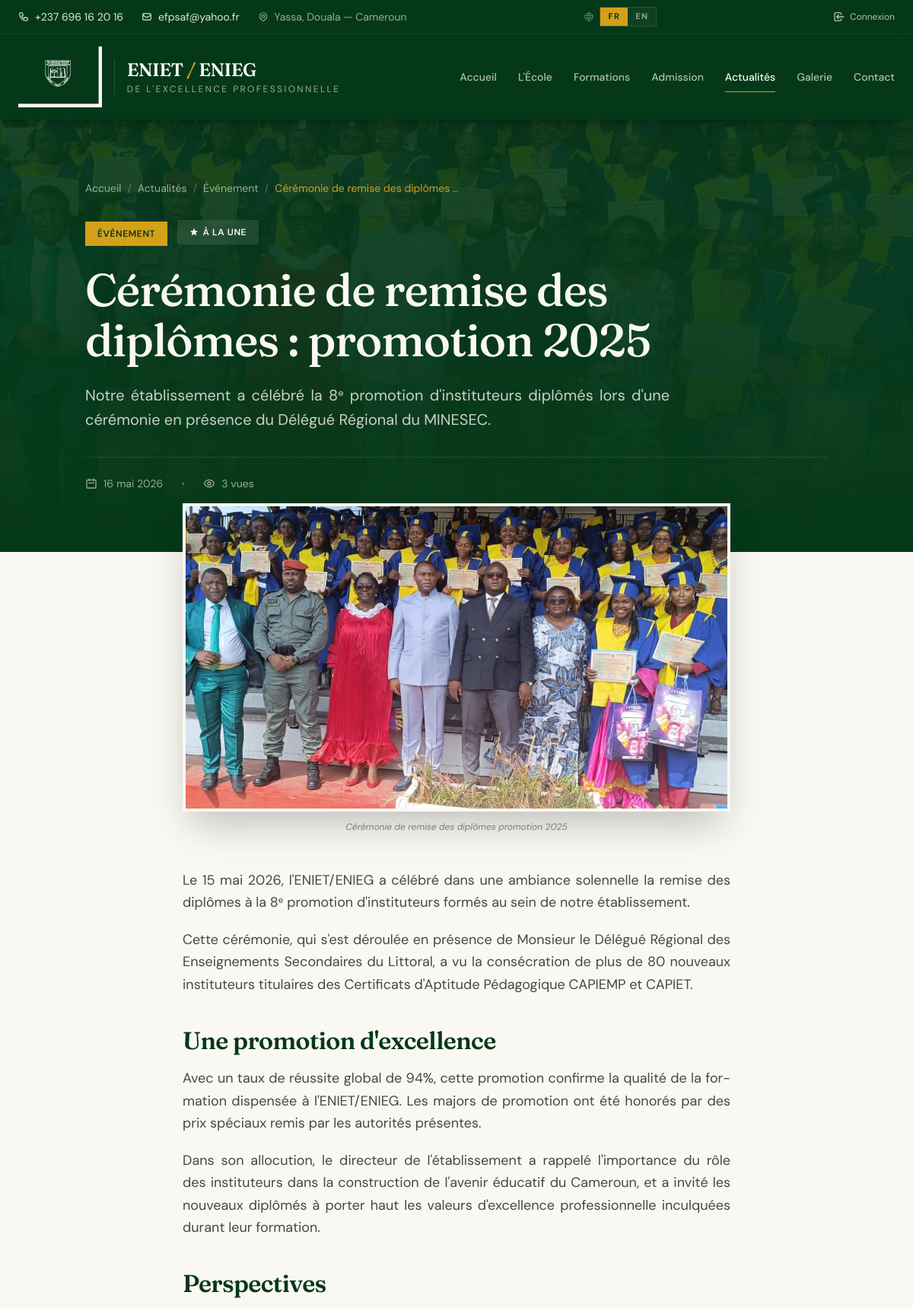
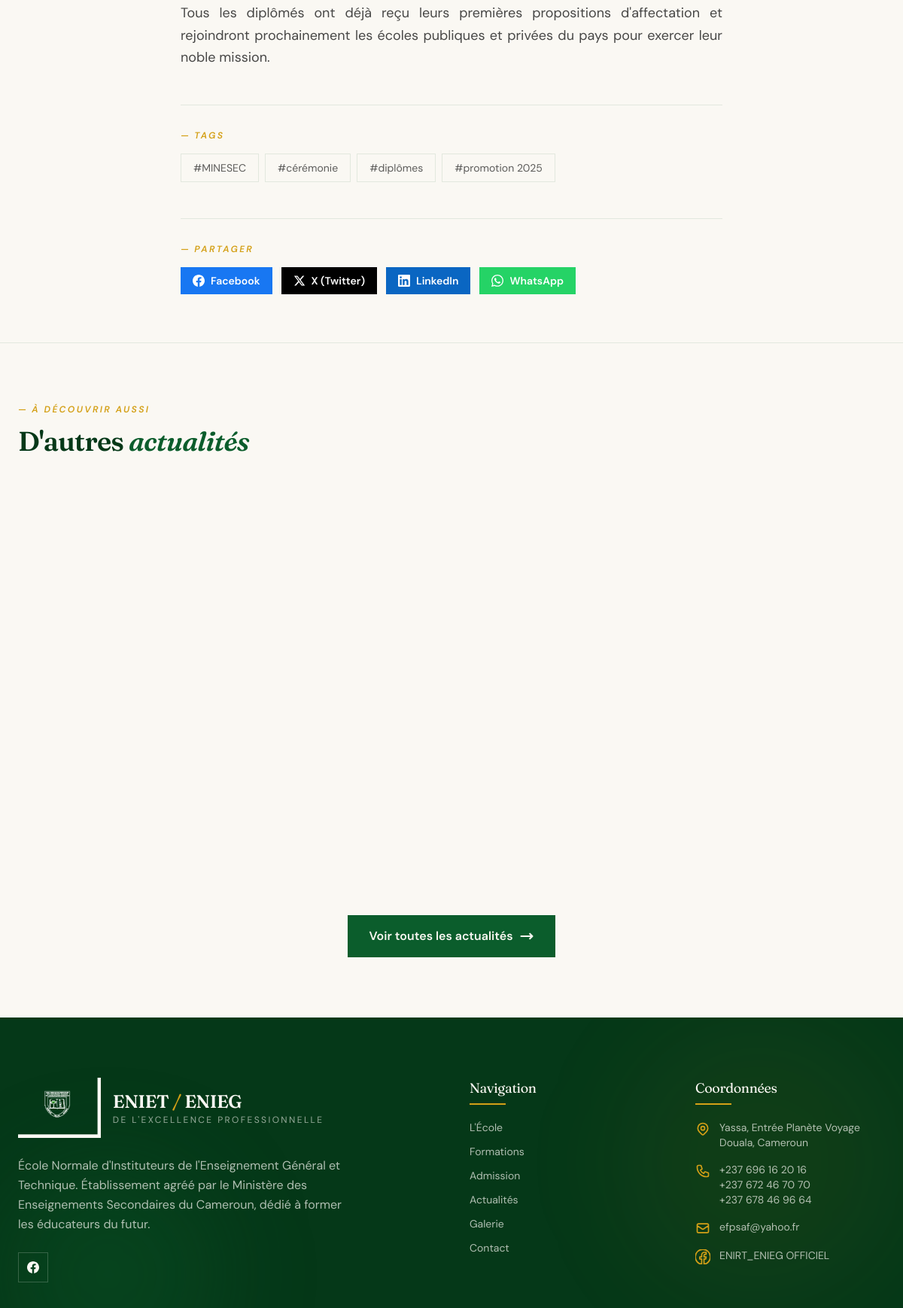
The app's page /fr/actualites/2026/5/ceremonie-remise-diplomes-promotion-2025/ (upper part) with its own data (2 pictures, top to bottom).
### apps/blog/models.py (models this page shows, shortened)
class Article(TimeStampedModel):
    class Statut(models.TextChoices):
        BROUILLON = 'brouillon', _('Brouillon')
        PUBLIE = 'publie', _('Publié')
        ARCHIVE = 'archive', _('Archivé')
    objects = ArticleQuerySet.as_manager()
    titre = models.CharField(
        _('Titre'),
        max_length=200,
    )
    slug = models.SlugField(
        _('Slug URL'),
        max_length=200,
        unique_for_date='date_publication',  # ← unique POUR UNE date donnée
        help_text=_('Auto-généré depuis le titre. Modifier avec prudence (URLs publiques)'),
    )
    resume = models.CharField(
        _('Résumé'),
        max_length=300,
        help_text=_('Phrase d\'accroche affichée sur la liste et les partages sociaux'),
    )
    contenu = models.TextField(
        _('Contenu'),
        help_text=_('Texte complet de l\'article. HTML autorisé.'),
    )
    image_une = models.ImageField(
        _('Image à la une'),
        upload_to='blog/articles/%Y/%m/',
        help_text=_('Image principale de l\'article. Format paysage recommandé.'),
    )
    image_une_alt = models.CharField(
        _('Texte alternatif image'),
        max_length=200,
        help_text=_('Description courte de l\'image (accessibilité, SEO)'),
    )
    categorie = models.ForeignKey(
        Categorie,
        on_delete=models.PROTECT,  # ← Empêche la suppression d'une catégorie utilisée
        related_name='articles',
        verbose_name=_('Catégorie'),
    )
    tags = models.ManyToManyField(
        Tag,
        blank=True,
        related_name='articles',
        verbose_name=_('Tags'),
        help_text=_('Mots-clés pour affiner la recherche'),
    )
    auteur = models.ForeignKey(
        'auth.User',  # ← Référence au modèle User par chaîne (évite import circulaire)
        on_delete=models.SET_NULL,  # ← Si l'auteur est supprimé, l'article reste
        null=True,
        blank=True,
        related_name='articles',
        verbose_name=_('Auteur'),
    )
    statut = models.CharField(
        _('Statut'),
        max_length=20,
        choices=Statut.choices,
        default=Statut.BROUILLON,
        help_text=_('Brouillon = invisible sur le site. Publié = visible.'),
    )
    date_publication = models.DateTimeField(
        _('Date de publication'),
        default=timezone.now,
        help_text=_('Date à partir de laquelle l\'article est visible. Permet de programmer une publication future.'),
    )
    est_a_la_une = models.BooleanField(
        _('À la une'),
        default=False,
        help_text=_('Mettre en avant cet article (homepage)'),
    )
    nombre_vues = models.PositiveIntegerField(
        _('Nombre de vues'),
        default=0,
        editable=False,  # ← Pas modifiable dans l'admin (auto-géré)
    )
    class Meta:
        verbose_name = _('Article')
        verbose_name_plural = _('Articles')
        ordering = ['-date_publication']
        indexes = [
            models.Index(fields=['-date_publication']),
            models.Index(fields=['statut', '-date_publication']),
        ]
    def get_absolute_url(self):
        return reverse('blog:detail', kwargs={
            'year': self.date_publication.year,
            'month': self.date_publication.month,
            'slug': self.slug,
        })
    def incrementer_vues(self):
        from django.db.models import F
        Article.objects.filter(pk=self.pk).update(
            nombre_vues=F('nombre_vues') + 1
        )
        self.refresh_from_db(fields=['nombre_vues'])

class Categorie(TimeStampedModel):
    nom = models.CharField(
        _('Nom'),
        max_length=100,
        unique=True,
        help_text=_('Ex: Événement, Communiqué, Vie scolaire'),
    )
    slug = models.SlugField(
        _('Slug URL'),
        max_length=100,
        unique=True,
        help_text=_('Auto-généré depuis le nom si laissé vide'),
    )
    description = models.CharField(
        _('Description courte'),
        max_length=200,
        blank=True,
        help_text=_('Affichée sur la page de catégorie'),
    )
    couleur = models.CharField(
        _('Couleur'),
        max_length=20,
        choices=[
            ('primary', _('Vert (par défaut)')),
            ('accent', _('Or')),
            ('blue', _('Bleu')),
            ('red', _('Rouge')),
            ('purple', _('Violet')),
        ],
        default='primary',
        help_text=_('Couleur d\'affichage des badges de cette catégorie'),
    )
    ordre = models.PositiveSmallIntegerField(
        _('Ordre d\'affichage'),
        default=0,
    )
    class Meta:
        verbose_name = _('Catégorie')
        verbose_name_plural = _('Catégories')
        ordering = ['ordre', 'nom']
    def get_absolute_url(self):
        return reverse('blog:category', kwargs={'slug': self.slug})

class Tag(TimeStampedModel):
    nom = models.CharField(
        _('Nom'),
        max_length=50,
        unique=True,
    )
    slug = models.SlugField(
        _('Slug URL'),
        max_length=50,
        unique=True,
        blank=True,
    )
    class Meta:
        verbose_name = _('Tag')
        verbose_name_plural = _('Tags')
        ordering = ['nom']
    def get_absolute_url(self):
        return reverse('blog:tag', kwargs={'slug': self.slug})

### apps/blog/views.py (the view)
# urls.py: path('<int:year>/<int:month>/<slug:slug>/', views.article_detail,name='detail',),
def article_detail(request, year, month, slug):
    article = get_object_or_404(
        Article.objects.publies().select_related('categorie', 'auteur').prefetch_related('tags'),
        date_publication__year=year,
        date_publication__month=month,
        slug=slug,
    )
    article.incrementer_vues()
    articles_similaires = Article.objects.publies().filter(
        categorie=article.categorie,
    ).exclude(pk=article.pk).order_by('-date_publication')[:3]
    if articles_similaires.count() < 3:
        deja_selectionnes = list(articles_similaires.values_list('pk', flat=True))
        deja_selectionnes.append(article.pk)
        complement = Article.objects.publies().exclude(
            pk__in=deja_selectionnes
        ).order_by('-date_publication')[:3 - articles_similaires.count()]
        articles_similaires = list(articles_similaires) + list(complement)
    return render(request, 'blog/detail.html', {
        'article': article,
        'articles_similaires': articles_similaires,
    })

### apps/blog/models.py (called while the page is built)
    def publies(self):
        return self.filter(
            statut=Article.Statut.PUBLIE,
            date_publication__lte=timezone.now(),
        )

### apps/core/context_processors.py (called while the page is built, shortened)
def tinymce_key(request):
    return {
        'TINYMCE_API_KEY': getattr(settings, 'TINYMCE_API_KEY', '')
    }

def security_config(request):
    return {
        'SESSION_MAX_AGE': settings.SESSION_COOKIE_AGE,
    }

def site_settings(request):
    return {
        'site_settings': SiteSettings.load(),
    }

def dashboard_badges(request):
    if not request.user.is_authenticated:
        return {}

### apps/pages/models.py (called while the page is built)
    @classmethod
    def load(cls):
        obj, created = cls.objects.get_or_create(pk=1)
        return obj

### templates/blog/detail.html (shortened to what this page needs)
{% extends "base_public.html" %}
{% load i18n %}
{% block content %}
<section class="relative bg-primary-darker text-cream overflow-hidden">
    {% if article.image_une %}
        <div class="absolute inset-0">
            <img src="{{ article.image_une.url }}"
                 alt="{{ article.image_une_alt }}"
                 class="w-full h-full object-cover opacity-30">
            <div class="absolute inset-0 bg-gradient-to-t from-primary-darker via-primary-darker/80 to-primary-darker/60"></div>
        </div>
    {% endif %}
    <div class="relative max-w-5xl mx-auto px-6 py-20">
        <nav class="flex items-center gap-2 text-sm text-cream/60 mb-8 flex-wrap">
            <a href="{% url 'core:home' %}" class="hover:text-accent transition-colors">{% trans "Accueil" %}</a>
            <span class="text-cream/30">/</span>
            <a href="{% url 'blog:list' %}" class="hover:text-accent transition-colors">{% trans "Actualités" %}</a>
            <span class="text-cream/30">/</span>
            <a href="{{ article.categorie.get_absolute_url }}" class="hover:text-accent transition-colors">
                {{ article.categorie.nom }}
            </a>
            <span class="text-cream/30">/</span>
            <span class="text-accent">{{ article.titre|truncatewords:5 }}</span>
        </nav>
        <div class="mb-6">
            <a href="{{ article.categorie.get_absolute_url }}"
               class="inline-flex items-center gap-2
                {% if article.categorie.couleur == 'accent' %}bg-accent text-primary-darker
                {% elif article.categorie.couleur == 'blue' %}bg-blue-600 text-white
                {% elif article.categorie.couleur == 'red' %}bg-red-600 text-white
                {% elif article.categorie.couleur == 'purple' %}bg-purple-600 text-white
                {% else %}bg-primary text-cream
                {% endif %}
                text-xs font-semibold uppercase tracking-wider px-4 py-2">
                {{ article.categorie.nom }}
            </a>
            {% if article.est_a_la_une %}
                <span class="ml-2 inline-flex items-center gap-1.5 bg-cream/10 backdrop-blur text-cream text-xs font-semibold uppercase tracking-wider px-4 py-2">
                    {% trans "À la une" %}
                </span>
            {% endif %}
        </div>
        <h1 class="font-serif text-4xl md:text-6xl font-medium leading-[1.1] mb-6 max-w-4xl">
            {{ article.titre }}
        </h1>
        <p class="text-cream/80 text-xl leading-relaxed mb-8 max-w-3xl">
            {{ article.resume }}
        </p>
        <div class="flex flex-wrap items-center gap-6 text-sm text-cream/60 pt-6 border-t border-cream/10">
            <time datetime="{{ article.date_publication|date:'c' }}" class="flex items-center gap-2">
                <svg class="w-4 h-4" fill="none" stroke="currentColor" viewBox="0 0 24 24">
                    <path stroke-linecap="round" stroke-linejoin="round" stroke-width="2" d="M8 7V3m8 4V3m-9 8h10M5 21h14a2 2 0 002-2V7a2 2 0 00-2-2H5a2 2 0 00-2 2v12a2 2 0 002 2z"/>
                </svg>
                {{ article.date_publication|date:"d F Y" }}
            </time>
            <span class="text-cream/30">•</span>
            <span class="flex items-center gap-2">
                {{ article.nombre_vues }} {% trans "vue" %}{{ article.nombre_vues|pluralize }}
            </span>
        </div>
    </div>
</section>
<article class="py-16">
    <div class="max-w-3xl mx-auto px-6">
        {% if article.image_une %}
            <figure class="mb-12 -mt-32 relative z-10">
                <div class="aspect-[16/9] overflow-hidden border-4 border-cream shadow-2xl">
                    <img src="{{ article.image_une.url }}"
                         alt="{{ article.image_une_alt }}"
                         class="w-full h-full object-cover">
                </div>
                {% if article.image_une_alt %}
                    <figcaption class="text-center text-xs text-ink/50 mt-3 italic">
                        {{ article.image_une_alt }}
                    </figcaption>
                {% endif %}
            </figure>
        {% endif %}
        <div class="article-content text-ink/80 text-lg leading-relaxed space-y-5">
            {{ article.contenu|safe }}
        </div>
        {% if article.tags.all %}
            <div class="mt-12 pt-8 border-t border-primary/10">
                <div class="text-xs uppercase tracking-[0.2em] text-accent font-semibold italic mb-4">
                    — {% trans "Tags" %}
                </div>
                <div class="flex flex-wrap gap-2">
                    {% for tag in article.tags.all %}
                        <a href="{{ tag.get_absolute_url }}"
                           class="inline-flex items-center gap-1 text-sm bg-cream border border-primary/10 hover:border-accent hover:bg-accent hover:text-primary-darker text-ink/70 px-4 py-2 transition-colors">
                            #{{ tag.nom }}
                        </a>
                    {% endfor %}
                </div>
            </div>
        {% endif %}
        <div class="mt-12 pt-8 border-t border-primary/10">
            <div class="text-xs uppercase tracking-[0.2em] text-accent font-semibold italic mb-4">
                — {% trans "Partager" %}
            </div>
            <div class="flex flex-wrap gap-3">
                <a href="https://www.facebook.com/sharer/sharer.php?u={{ request.scheme }}://{{ request.get_host }}{{ request.path }}"
                   target="_blank"
                   rel="noopener noreferrer"
                   class="inline-flex items-center gap-2 bg-[#1877F2] hover:bg-[#0d6efd] text-white text-sm font-semibold px-4 py-2 transition-colors">
                    Facebook
                </a>
                <a href="https://twitter.com/intent/tweet?text={{ article.titre|urlencode }}&url={{ request.scheme }}://{{ request.get_host }}{{ request.path }}"
                   target="_blank"
                   rel="noopener noreferrer"
                   class="inline-flex items-center gap-2 bg-black hover:bg-zinc-800 text-white text-sm font-semibold px-4 py-2 transition-colors">
                    <svg class="w-4 h-4" fill="currentColor" viewBox="0 0 24 24">
                        <path d="M18.244 2.25h3.308l-7.227 8.26 8.502 11.24H16.17l-5.214-6.817L4.99 21.75H1.68l7.73-8.835L1.254 2.25H8.08l4.713 6.231zm-1.161 17.52h1.833L7.084 4.126H5.117z"/>
                    </svg>
                    X (Twitter)
                </a>
                <a href="https://www.linkedin.com/sharing/share-offsite/?url={{ request.scheme }}://{{ request.get_host }}{{ request.path }}"
                   target="_blank"
                   rel="noopener noreferrer"
                   class="inline-flex items-center gap-2 bg-[#0A66C2] hover:bg-[#084d96] text-white text-sm font-semibold px-4 py-2 transition-colors">
                    LinkedIn
                </a>
                <a href="https://wa.me/?text={{ article.titre|urlencode }}%20{{ request.scheme }}://{{ request.get_host }}{{ request.path }}"
                   target="_blank"
                   rel="noopener noreferrer"
                   class="inline-flex items-center gap-2 bg-[#25D366] hover:bg-[#1da851] text-white text-sm font-semibold px-4 py-2 transition-colors">
                    WhatsApp
                </a>
            </div>
        </div>
    </div>
</article>
{% if articles_similaires %}
<section class="py-20 bg-cream border-t border-primary/10">
    <div class="max-w-7xl mx-auto px-6">
        <div class="max-w-2xl mb-12">
            <div class="text-xs uppercase tracking-[0.2em] text-accent font-semibold italic mb-3">
                — {% trans "À découvrir aussi" %}
            </div>
            <h2 class="font-serif text-3xl md:text-4xl text-primary-darker font-semibold leading-tight">
                {% trans "D'autres" %} <span class="italic text-primary">{% trans "actualités" %}</span>
            </h2>
        </div>
        <div class="grid md:grid-cols-2 lg:grid-cols-3 gap-6" data-reveal-stagger>
        </div>
        <div class="text-center mt-12">
            <a href="{% url 'blog:list' %}" class="inline-flex items-center gap-2 bg-primary hover:bg-primary-dark text-cream font-semibold px-7 py-4 transition-all hover:gap-3 group">
                {% trans "Voir toutes les actualités" %}
                <svg class="w-5 h-5 transition-transform group-hover:translate-x-1" fill="none" stroke="currentColor" viewBox="0 0 24 24">
                    <path stroke-linecap="round" stroke-linejoin="round" stroke-width="2.5" d="M17 8l4 4m0 0l-4 4m4-4H3"/>
                </svg>
            </a>
        </div>
    </div>
</section>
{% endif %}
{% endblock %}

### templates/blog/detail.html (style rules this page uses)
.article-content h2 { font-family: var(--font-serif); font-size: 2rem; line-height: 1.2; color: var(--color-primary-darker); font-weight: 600; margin-top: 2.5rem; margin-bottom: 1rem; letter-spacing: -0.02em; }
.article-content p { margin-bottom: 1.25rem; }

### records on screen
Article: image_une (picture), categorie.nom "Événement", titre "Cérémonie de remise des diplômes …", categorie.nom "ÉVÉNEMENT", titre "Cérémonie de remise des diplômes : promotion 2025", resume "Notre établissement a célébré la 8ᵉ promotion d'instituteurs diplômés lors d'une cérémonie en présence du Délégué Régional du MINESEC.", date_publication "16 mai 2026", nombre_vues "3", image_une_alt "Cérémonie de remise des diplômes promotion 2025", contenu "Le 15 mai 2026, l'ENIET/ENIEG a célébré dans une ambiance solennelle la remise des diplômes à la 8ᵉ promotion d'instituteurs formés au sein de notre établissement. Cette cérémonie, qui s'est déroulée en présence de Monsieur le Délégué Régional des Enseignements Secondaires du Littoral, a vu la consécration de plus de 80 nouveaux instituteurs titulaires des Certificats d'Aptitude Pédagogique CAPIEMP et CAPIET. Une promotion d'excellence Avec un taux de réussite global de 94%, cette promotion confirme la qualité de la formation dispensée à l'ENIET/ENIEG. Les majors de promotion ont été honorés par des prix spéciaux remis par les autorités présentes. Dans son allocution, le directeur de…"
Tag: nom "MINESEC"
Tag: nom "cérémonie"
Tag: nom "diplômes"
Tag: nom "promotion 2025"

### other values on screen
{{ lang_code|upper }} "FR" "EN"
